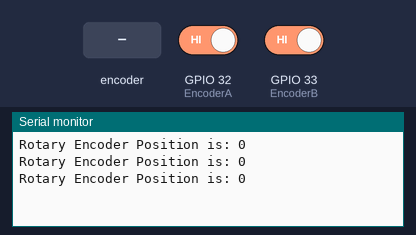
The sketch below on a simulated ESP32. Shown: the last lines printed to the serial monitor. The inputs (shaded band) are chosen by the test bench; at power-on: GPIO 32 (EncoderA) HIGH, GPIO 33 (EncoderB) HIGH.

Above: at 1.2 s.
1.3 s: rotary encoder on GPIO 32 (EncoderA) / GPIO 33 (EncoderB) turned 1 step (first pin leading)
At 1.9 s:
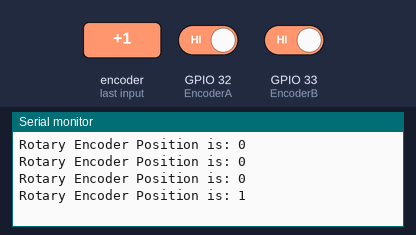
3.0 s: rotary encoder on GPIO 32 (EncoderA) / GPIO 33 (EncoderB) turned 1 step (first pin leading)
At 3.9 s:
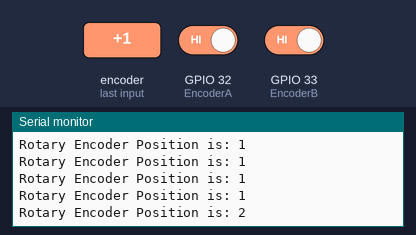
Timing chart, 0 to 6.0 s (numbered marks = the images above; inputs shaded):
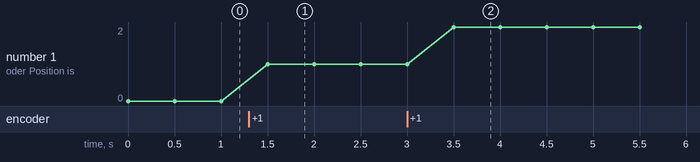

The sketch:

esp32_timerinterrupt.ino
```cpp
int CheckRotaryEncoder();

volatile int interruptCounter;
volatile int RE_POSITION;
int totalInterruptCounter;

hw_timer_t * timer = NULL;
portMUX_TYPE timerMux = portMUX_INITIALIZER_UNLOCKED;

void IRAM_ATTR onTimer() {
  portENTER_CRITICAL_ISR(&timerMux);
  RE_POSITION += CheckRotaryEncoder();
  portEXIT_CRITICAL_ISR(&timerMux);
}


//Rotary Encoder
const int EncoderA = 32;
const int EncoderB = 33;

int CheckRotaryEncoder(){
  static uint8_t  crntRESTS;
  static uint8_t  prevRESTS;
  static uint8_t  validflag;

  prevRESTS = crntRESTS;

  crntRESTS = digitalRead(EncoderA)<<1 | digitalRead(EncoderB);

  if (crntRESTS == 0x00){
    validflag=1;
  }


  if ((prevRESTS == 0x01 ) && (crntRESTS == 0x03) && (validflag==1)){
    validflag=0;
    return -1;
  }
  else if ((prevRESTS == 0x02 ) && (crntRESTS == 0x03) && (validflag==1)){
    validflag=0;
    return 1;
  }
  else{
    return 0;
  }
}


void setup() {
  pinMode(EncoderA, INPUT_PULLUP);
  pinMode(EncoderB, INPUT_PULLUP);

  Serial.begin(115200);
  RE_POSITION = 0;

  timer = timerBegin(0, 80, true);
  timerAttachInterrupt(timer, &onTimer, true);
  timerAlarmWrite(timer, 1000, true);
  timerAlarmEnable(timer);

}

void loop() {
    Serial.print("Rotary Encoder Position is: ");
    Serial.println(RE_POSITION);
    delay(500);
}
```

Measured:
- after the input at 1.3 s, the serial monitor: prints a new line after 0.20 s (image 1)
- after the input at 3.0 s, the serial monitor: prints a new line after 0.50 s (image 2)
- plotted number 1: 0 → 1 after the input at 1.3 s, 1 → 2 after the input at 3.0 s
